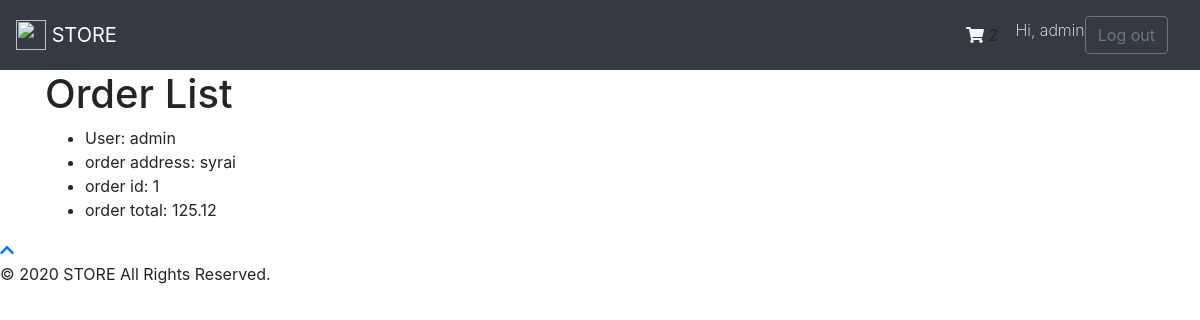
The app's page /orders/ (signed in), older data.
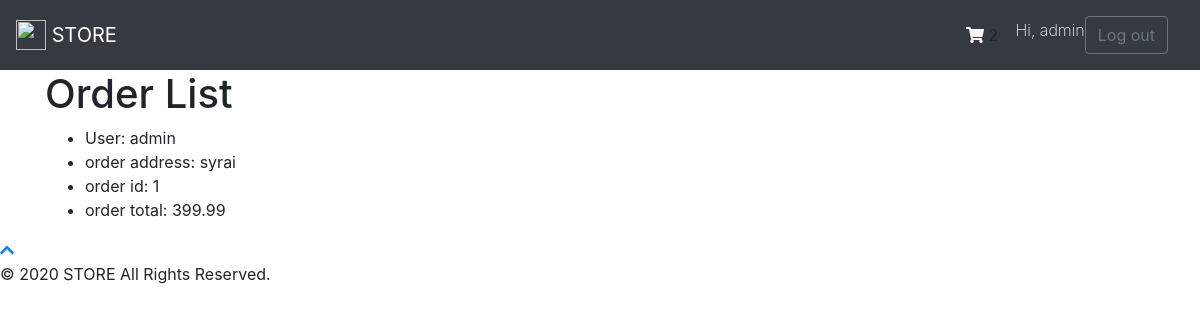
The same page, newer data.
### orders/models.py (models this page shows, shortened)
class Order(models.Model):
    user = models.ForeignKey(
        User, related_name='orders', on_delete=models.CASCADE)
    products = models.ManyToManyField(Product)
    address = models.CharField(max_length=150)
    created_at = models.DateTimeField(auto_now_add=True)
    def total_price(self):
        total = 0
        for item in self.products.all():
            total += item.price
        return total

### products/models.py (models this page shows, shortened)
class Product(models.Model):
    title = models.CharField(max_length=100)
    brand = models.CharField(max_length=75)
    description = models.CharField(max_length=500, blank=True, null=True)
    price = models.DecimalField(max_digits=12, decimal_places=2, default=0.00)
    image = models.ImageField(upload_to="products/", null=True)
    created_at = models.DateTimeField(auto_now_add=True)

### orders/views.py (the view)
# urls.py: path('', order_list, name="order_list"),
def order_list(request):
    if request.user.is_authenticated and request.user.is_superuser:
        orders = Order.objects.all()
        return render(request, 'orders/order_list.html', {'orders': orders})
    else:
        redirect('prduct_list')

### templates/orders/order_list.html (shortened to what this page needs)
{% extends "base.html" %}
{% block content %}
<section>
    <div>
        <h1 class="section-headline">Order List</h1>
        {% for order in orders %}
            <ul>
                <li>User: {{ order.user }}</li>
                <li>order address: {{ order.address }}</li>
                <li>order id: {{ order.id }}</li>
                <li>order total: {{ order.total_price }}</li>
            </ul>
            {% empty %}
                <li>No orders yet.</li>
        {% endfor %}
    </div>
</section>
{% endblock %}

Row changes from the older to the newer data that the page shows:
changed through a linked row, Order "syrai": total_price "125.12" → "399.99"
